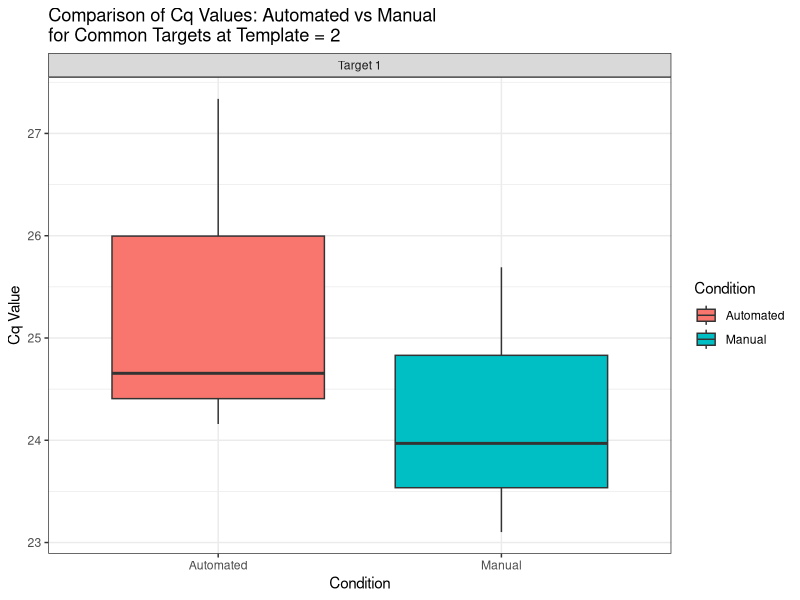

Recreate this plot in R.
## ---- chunk 1
knitr::opts_chunk$set(echo = TRUE)
## ---- chunk 2
# Load required libraries
library(ggplot2)
library(dplyr)
library(tidyr)

# Set the working directory (optional)
# setwd("path/to/your/directory") # Uncomment and set your path if needed


# Example data (replace with your actual dataset)
 set.seed(123)
 data <- data.frame(
   Condition = rep(c("NotMixed", "Manual", "Mixed"), each = 6),
   Target = c(rep("Target 1", 3), rep("Target 2", 3), rep("Target 1", 3), rep("Target 3", 3), rep("Target 1", 3), rep("Target 2", 3)),
   Template = rep(2, times = 18), # Only Template = 2
   Replicate = rep(1:3, times = 6),
   Cq = rnorm(18, mean = 25, sd = 1.5)
 )

# Filter data: exclude "Mixed" condition and keep Template = 2
data_filtered <- data %>%
  filter(Condition %in% c("NotMixed", "Manual"), Template == 2) %>%
  mutate(Condition = ifelse(Condition == "NotMixed", "Automated", Condition)) # Replace "NotMixed" with "Automated"

# Identify common Targets between "Automated" and "Manual"
common_targets <- data_filtered %>%
  group_by(Target, Condition) %>%
  summarize(n = n(), .groups = "drop") %>%
  group_by(Target) %>%
  filter(n_distinct(Condition) == 2) %>% # Ensure both conditions are present
  pull(Target) %>%
  unique()

# Filter data to include only common targets
data_filtered <- data_filtered %>% filter(Target %in% common_targets)

# Summary table: compare Automated vs Manual at Template = 2 for common Targets
summary_table <- data_filtered %>%
  group_by(Condition, Target) %>%
  summarize(
    Avg_Cq = mean(Cq),
    Std_Dev_Cq = sd(Cq),
    .groups = "drop"
  ) %>%
  pivot_wider(
    names_from = Condition,
    values_from = c(Avg_Cq, Std_Dev_Cq),
    names_sep = "_"
  )

# Save the summary table as a CSV file
write.csv(summary_table, "summary_table_Automated_vs_Manual_common_targets.csv", row.names = FALSE)

# Print the summary table
print(summary_table)

# Perform ANOVA for each Target at Template = 2
anova_results <- data_filtered %>%
  group_by(Target) %>%
  summarize(
    anova_model = list(aov(Cq ~ Condition, data = cur_data())),
    .groups = "drop"
  )

# Extract ANOVA summary for each Target
anova_summary <- lapply(anova_results$anova_model, summary)

# Display ANOVA summaries
for (i in seq_along(anova_summary)) {
  cat("ANOVA for", anova_results$Target[i], ":\n")
  print(anova_summary[[i]])
  cat("\n")
}

# Save ANOVA results to a table
anova_table <- data.frame(
  Target = anova_results$Target,
  F_Value = sapply(anova_results$anova_model, function(model) summary(model)[[1]]["Condition", "F value"]),
  P_Value = sapply(anova_results$anova_model, function(model) summary(model)[[1]]["Condition", "Pr(>F)"])
)

# Save the ANOVA table as a CSV file
write.csv(anova_table, "anova_results_Automated_vs_Manual_common_targets.csv", row.names = FALSE)

# Print the ANOVA table
print(anova_table)


# Generate comparison boxplots grouped by Target
comparison_plot <- ggplot(data_filtered, aes(x = Condition, y = Cq, fill = Condition)) +
  geom_boxplot() +
  facet_wrap(~ Target) +
  theme_bw() +
  labs(
    title = "Comparison of Cq Values: Automated vs Manual \nfor Common Targets at Template = 2",
    x = "Condition",
    y = "Cq Value"
  )

# Save comparison plot as an image
ggsave("Comparison of Cq Values: Automated vs Manual \nfor Common Targets at Template = 2.png", comparison_plot)

# Print success message
cat("Analysis complete. Outputs saved as 'summary_table_Automated_vs_Manual_common_targets.csv',",
    "'anova_results_Automated_vs_Manual_common_targets.csv', and 'comparison_plot_Automated_vs_Manual_common_targets.png'\n")
